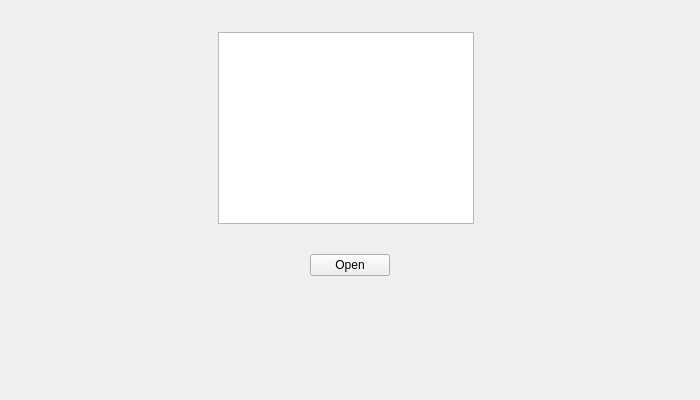
<?xml version="1.0" encoding="UTF-8"?>
<ui version="4.0">
	<class>OpenProjectWidget</class>
	<widget class="QWidget" name="OpenProjectWidget">
		<property name="geometry">
			<rect>
				<x>0</x>
				<y>0</y>
				<width>700</width>
				<height>400</height>
			</rect>
		</property>

		<!-- Root vertical layout -->
		<layout class="QVBoxLayout" name="rootLayout">
			<property name="spacing">
				<number>0</number>
			</property>
			<property name="leftMargin">
				<number>32</number>
			</property>
			<property name="topMargin">
				<number>32</number>
			</property>
			<property name="rightMargin">
				<number>32</number>
			</property>
			<property name="bottomMargin">
				<number>32</number>
			</property>

			<!-- Row 1: Project list + Preview pane -->
			<item>
				<layout class="QHBoxLayout" name="projectRow">
					<property name="spacing">
						<number>8</number>
					</property>

					<!-- Centering spacer (left) -->
					<item>
						<spacer name="projectLeftSpacer">
							<property name="orientation">
								<enum>Qt::Orientation::Horizontal</enum>
							</property>
							<property name="sizeHint" stdset="0">
								<size>
									<width>40</width>
									<height>20</height>
								</size>
							</property>
						</spacer>
					</item>

					<!-- QListWidget: shows the recently used / known projects -->
					<item>
						<widget class="QListWidget" name="projectList">
							<property name="minimumWidth">
								<number>195</number>
							</property>
							<property name="maximumWidth">
								<number>195</number>
							</property>
							<property name="minimumHeight">
								<number>250</number>
							</property>
							<property name="maximumHeight">
								<number>250</number>
							</property>
						</widget>
					</item>

					<!-- QFrame: metadata / info pane for the selected project. -->
					<item>
						<widget class="QFrame" name="previewPane">
							<property name="minimumWidth">
								<number>400</number>
							</property>
							<property name="maximumWidth">
								<number>400</number>
							</property>
							<property name="minimumHeight">
								<number>250</number>
							</property>
							<property name="maximumHeight">
								<number>250</number>
							</property>
							<property name="frameShape">
								<enum>QFrame::Shape::Box</enum>
							</property>
							<property name="frameShadow">
								<enum>QFrame::Shadow::Plain</enum>
							</property>
						</widget>
					</item>

					<!-- Centering spacer (right) -->
					<item>
						<spacer name="projectRightSpacer">
							<property name="orientation">
								<enum>Qt::Orientation::Horizontal</enum>
							</property>
							<property name="sizeHint" stdset="0">
								<size>
									<width>40</width>
									<height>20</height>
								</size>
							</property>
						</spacer>
					</item>
				</layout>
			</item>

			<!-- Spacing between list row and action row  -->
			<item>
				<spacer name="spacer1">
					<property name="orientation">
						<enum>Qt::Orientation::Vertical</enum>
					</property>
					<property name="sizeType">
						<enum>QSizePolicy::Policy::Fixed</enum>
					</property>
					<property name="sizeHint" stdset="0">
						<size>
							<width>20</width>
							<height>30</height>
						</size>
					</property>
				</spacer>
			</item>

			<!--  Row 2: Open button -->
			<item>
				<layout class="QHBoxLayout" name="actionsRow">
					<property name="spacing">
						<number>8</number>
					</property>

					<item>
						<spacer name="actionsLeftSpacer">
							<property name="orientation">
								<enum>Qt::Orientation::Horizontal</enum>
							</property>
							<property name="sizeHint" stdset="0">
								<size>
									<width>40</width>
									<height>20</height>
								</size>
							</property>
						</spacer>
					</item>

					<!-- default is set programmatically; Qt requires the parent dialog context -->
					<item>
						<widget class="QPushButton" name="btnOpen">
							<property name="text">
								<string>Open</string>
							</property>
							<property name="minimumWidth">
								<number>96</number>
							</property>
							<property name="maximumWidth">
								<number>96</number>
							</property>
						</widget>
					</item>

					<item>
						<spacer name="actionsRightSpacer">
							<property name="orientation">
								<enum>Qt::Orientation::Horizontal</enum>
							</property>
							<property name="sizeHint" stdset="0">
								<size>
									<width>40</width>
									<height>20</height>
								</size>
							</property>
						</spacer>
					</item>
				</layout>
			</item>

			<!-- Push content upward: vertical stretch at the bottom -->
			<item>
				<spacer name="bottomStretch">
					<property name="orientation">
						<enum>Qt::Orientation::Vertical</enum>
					</property>
					<property name="sizeHint" stdset="0">
						<size>
							<width>20</width>
							<height>40</height>
						</size>
					</property>
				</spacer>
			</item>

		</layout>
	</widget>
	<layoutdefault spacing="6" margin="11"/>
	<resources/>
	<connections/>
</ui>
